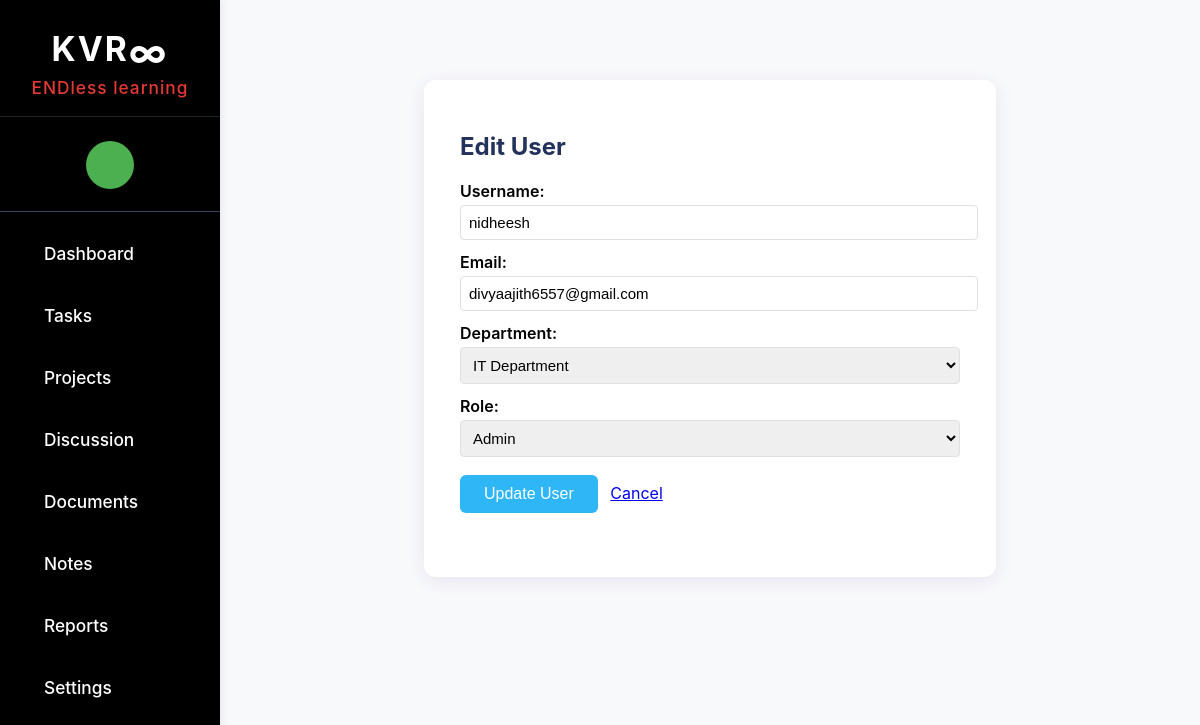
The page /admin/user/edit/7 (signed in) on the database its author committed.
### tables this page shows
CREATE TABLE user (
    id INTEGER PRIMARY KEY AUTOINCREMENT, 
    username TEXT NOT NULL UNIQUE,
    password TEXT NOT NULL,
    role TEXT NOT NULL DEFAULT 'user',
    email TEXT NOT NULL UNIQUE,
    department_id INTEGER,
    FOREIGN KEY (department_id) REFERENCES department(id)
);

### app.py (the view, shortened to what this page needs)
@app.route('/admin/user/edit/<int:user_id>', methods=['GET', 'POST'])
def edit_user(user_id):
    print('[DEBUG] session role:', session.get('role'))
    if 'role' not in session or session['role'] not in ('admin', 'superadmin'):
        abort(403)
    user = query_db("SELECT * FROM user WHERE id = ?", [user_id], one=True)
    departments = query_db("SELECT * FROM department")
    if not user:
        flash('User not found.', 'danger')
        return redirect(url_for('admin_dashboard'))
    return render_template('edit_user.html', user=user, departments=departments)

### app.py (called while the page is built)
def get_db():
    db = getattr(g, '_database', None)
    if db is None:
        db = g._database = sqlite3.connect(DATABASE)
        db.row_factory = sqlite3.Row
    return db

@app.teardown_appcontext
def close_connection(exception):
    db = getattr(g, '_database', None)
    if db is not None:
        db.close()

def query_db(query, args=(), one=False, commit=False):
    cur = get_db().execute(query, args)
    rv = cur.fetchall()
    cur.close()
    if commit:
        get_db().commit()
    return (rv[0] if rv else None) if one else rv

@app.before_request
def seed_departments():
    departments = [
        'IT Department', 'Marketing Department', 'Graphic Designers',
        'Operations', 'Finance', 'HR', 'Sales',
        'Business Analyst', 'Executive Department'
    ]
    for name in departments:
        exists = query_db("SELECT id FROM department WHERE name = ?", [name], one=True)
        if not exists:
            query_db("INSERT INTO department (name) VALUES (?)", [name], commit=True)

### templates/edit_user.html (shortened to what this page needs)
{% extends 'base.html' %}
{% block content %}
<div class="container" style="max-width: 500px; margin: 40px auto; background: #fff; border-radius: 12px; padding: 32px 36px; box-shadow: 0 4px 18px rgba(80,0,120,0.09);">
    <h2>Edit User</h2>
    <form method="POST">
        <div class="form-group">
            <label>Username:</label>
            <input type="text" name="username" value="{{ user['username'] }}" required>
        </div>
        <div class="form-group">
            <label>Email:</label>
            <input type="email" name="email" value="{{ user['email'] }}" required>
        </div>
        <div class="form-group">
            <label>Department:</label>
            <select name="department_id" required>
                {% for dept in departments %}
                    <option value="{{ dept['id'] }}" {% if user['department_id'] == dept['id'] %}selected{% endif %}>{{ dept['name'] }}</option>
                {% endfor %}
            </select>
        </div>
        <div class="form-group">
            <label>Role:</label>
            <select name="role" required>
                <option value="admin" {% if user['role'] == 'admin' %}selected{% endif %}>Admin</option>
            </select>
        </div>
        <button type="submit" class="btn btn-primary">Update User</button>
        <a href="{{ url_for('admin_dashboard') }}" class="btn btn-secondary" style="margin-left: 8px;">Cancel</a>
    </form>
</div>
{% endblock %}

### static/admin.css (style rules this page uses)
body { font-family: 'Inter', Arial, sans-serif; background: #f8f9fb; margin: 0; padding: 0; }
.container { max-width: 1100px; margin: 40px auto; background: #fff; border-radius: 10px; padding: 32px; box-shadow: 0 2px 8px rgba(0,0,0,0.07); }
h1, h2 { color: #22325a; }
form { margin-bottom: 32px; }
form label { display: block; margin-top: 12px; font-weight: 600; }
form input, form select, form textarea { width: 100%; padding: 8px; margin-top: 4px; border-radius: 4px; border: 1px solid #e0e0e0; font-size: 15px; }
form button { margin-top: 18px; padding: 10px 24px; background: #2eb6f6; color: #fff; border: none; border-radius: 6px; font-size: 16px; cursor: pointer; }

### rows shown on the page
user: username "nidheesh", email "divyaajith6557@gmail.com", role "Admin"

### other values the page prints
form field department_id "IT Department"
